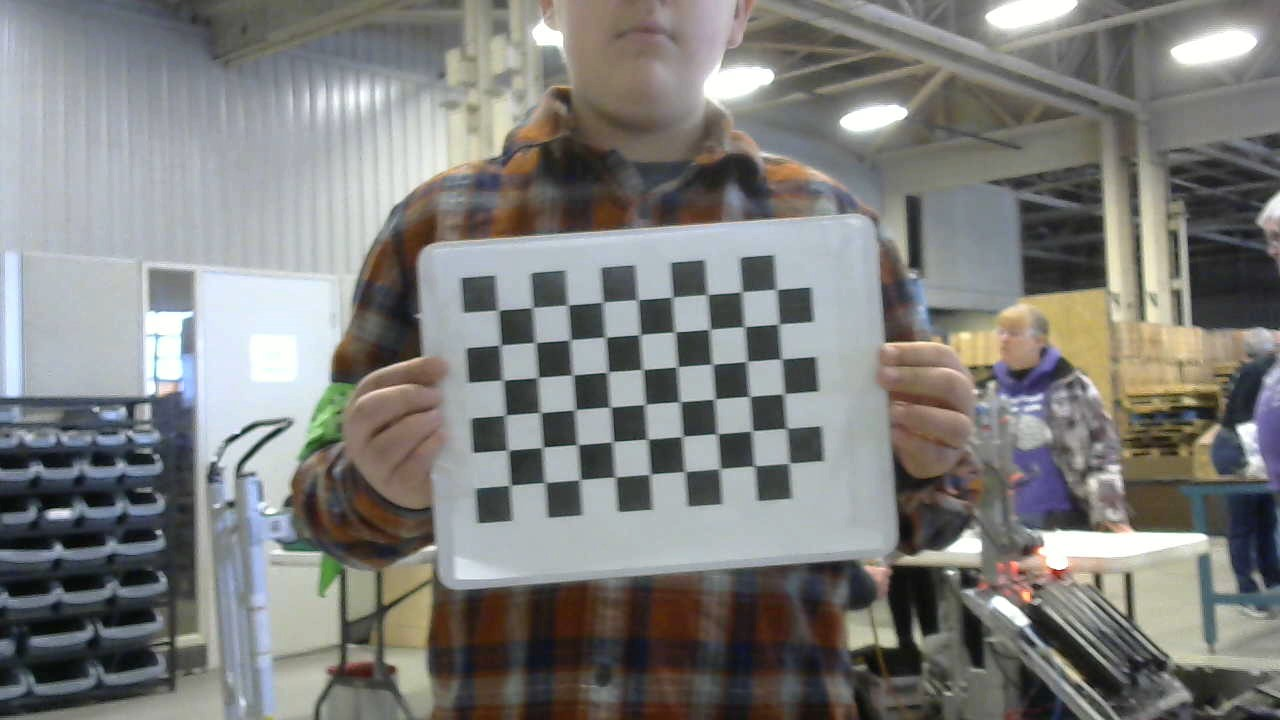
#> input picture Images/Logitech/Checker/1.jpg, 1280 x 720 px; its folder holds only this picture in this run
$ python checker.py   (Python 2 division)
#> lines starting #> are read from the running program, lines starting #| are printed output that depends on the picture; after the words box and inside, x2 and y2 are one past the last pixel; in counts of white or black regions, pixels touching at a corner belong together; long printed decimals are rounded
import numpy as np
import cv2
import glob
import yaml

# termination criteria
criteria = (cv2.TERM_CRITERIA_EPS + cv2.TERM_CRITERIA_MAX_ITER, 30, 0.001)

# prepare object points, like (0,0,0), (1,0,0), (2,0,0) ....,(6,5,0)
cbrow = 6
cbcol = 9

objp = np.zeros((cbrow*cbcol,3), np.float32)
objp[:,:2] = np.mgrid[0:cbcol,0:cbrow].T.reshape(-1,2)

# Arrays to store object points and image points from all the images.
objpoints = [] # 3d point in real world space
imgpoints = [] # 2d points in image plane.

images = glob.glob('Images/Logitech/Checker/*.jpg')

for fname in images:
    img = cv2.imread(fname)
#> img is the input picture: shape (720, 1280, 3); mean B, G, R 124.9, 127, 126.9
    print(img)
#> (printed output is left out)
    gray = cv2.cvtColor(img,cv2.COLOR_BGR2GRAY)
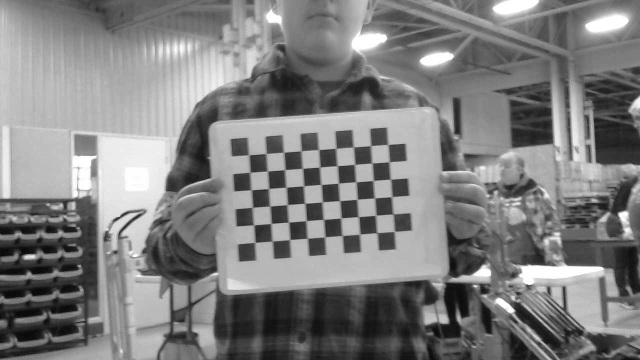
#> gray: shape (720, 1280) (shown at 1/2 size); min 2, max 255, mean 126.8

    # Find the chess board corners
    ret, corners = cv2.findChessboardCorners(gray, (cbcol,cbrow),None)
#> ret = True; corners = 54 rows, first 8: [498.5, 310], [532.5, 308], [567.5, 305.5], [603, 302], [637.5, 300], [671.5, 297], [707.5, 294.5], [741.5, 292]

    # If found, add object points, image points (after refining them)
    if ret == True:
        objpoints.append(objp)

        corners2 = cv2.cornerSubPix(gray,corners,(11,11),(-1,-1),criteria)
#> corners2 = 54 rows, first 8: [498.5, 310.2], [532.7, 307.6], [568.2, 305], [603, 302.1], [637.8, 299.7], [672.6, 297.1], [707.4, 294.6], [741.8, 291.8]
        imgpoints.append(corners2)

        # Draw and display the corners
        img = cv2.drawChessboardCorners(img, (cbcol,cbrow), corners2,ret)
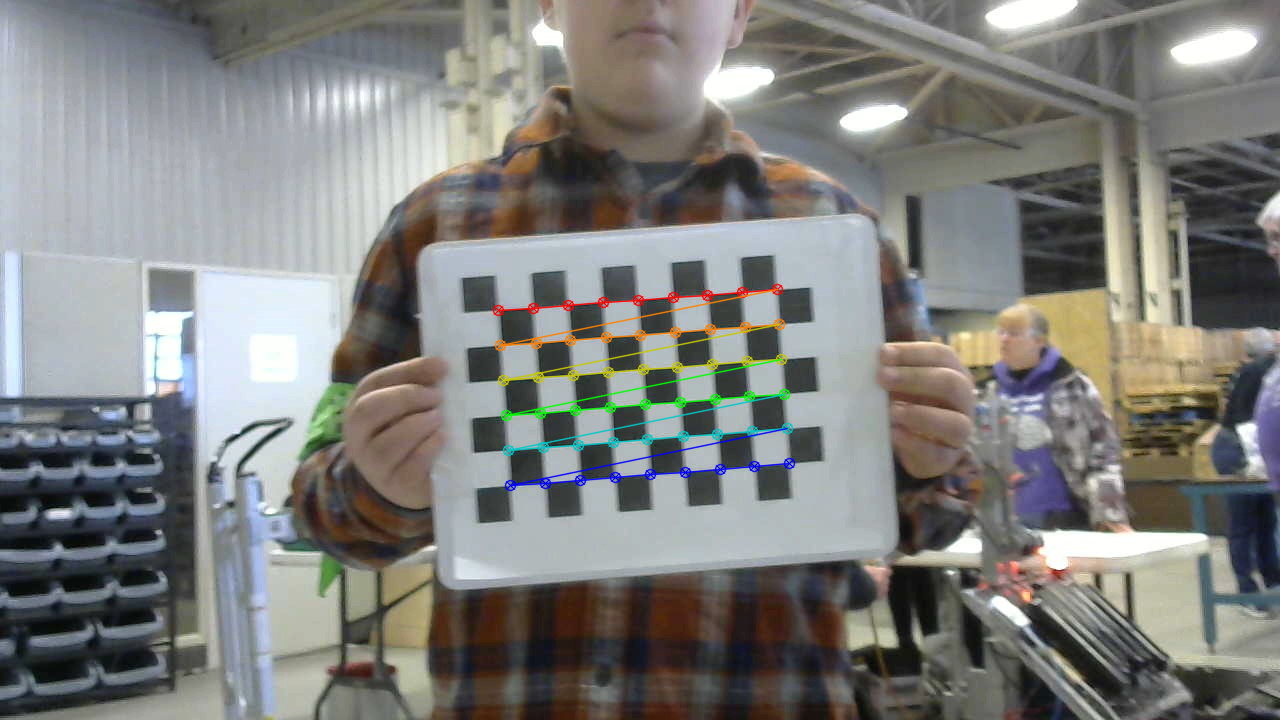
#> img: shape (720, 1280, 3); 1.44% of pixels changed, all inside (x1, y1, x2, y2) = (492, 283, 796, 492)
        cv2.imshow('img', img)
        cv2.imwrite(fname + '-processed.jpg', img)
        cv2.waitKey(500)

cv2.destroyAllWindows()
ret, mtx, dist, rvecs, tvecs = cv2.calibrateCamera(objpoints, imgpoints, gray.shape[::-1],None,None)
#> ret = 0.19; mtx = [[6563.2, 0, 632.7], [0, 6407.2, 301.6], [0, 0, 1]]; dist = [[-7.39, 3454.9, 0.0788, 0.0306, 8.49]]; rvecs = ([0.0295, -0.214, -0.0721],); tvecs = ([-3.76, 0.243, 182.6],)
for fname in images:
    img = cv2.imread(fname)
    h,  w = img.shape[:2]
    newcameramtx, roi=cv2.getOptimalNewCameraMatrix(mtx,dist,(w,h),1,(w,h))
#> newcameramtx = [[7508.6, 0, 639.3], [0, 6522, 310.2], [0, 0, 1]]; roi = (93, 57, 1084, 559)
    dst = cv2.undistort(img, mtx, dist, None, newcameramtx)
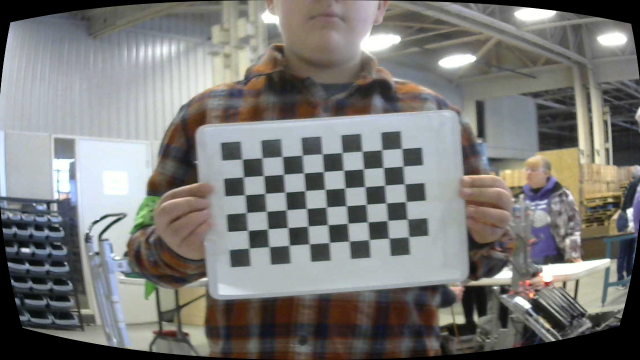
#> dst: shape (720, 1280, 3) (shown at 1/2 size); mean B, G, R 118.4, 120.7, 120.8

    x,y,w,h = roi
#> x = 93; y = 57; w = 1084; h = 559
    dst = dst[y:y+h, x:x+w]
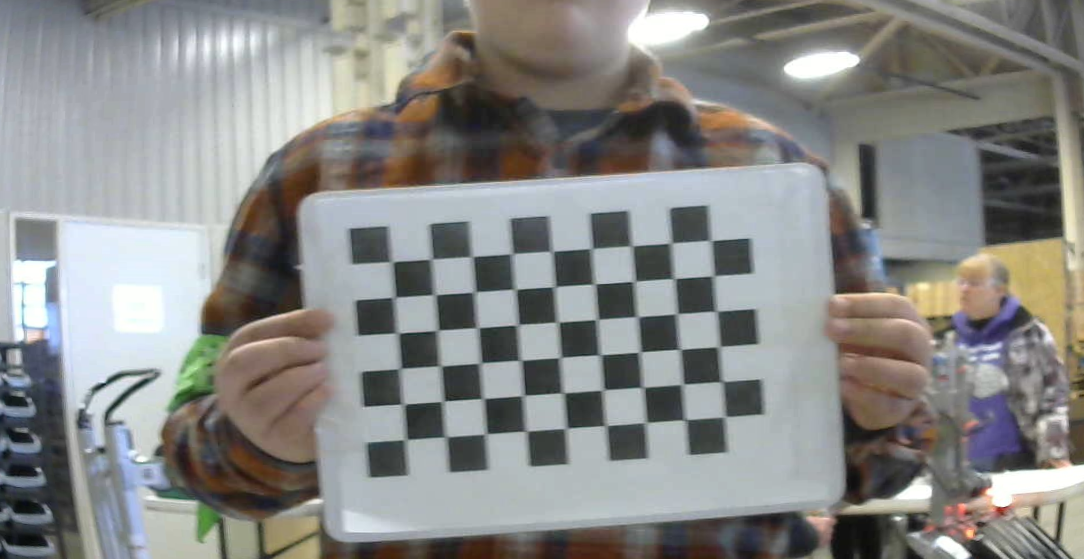
#> dst: shape (559, 1084, 3); mean B, G, R 134.8, 136.8, 136.2
    cv2.imwrite(fname+'calibresult.png',dst)
print ret
#| 0.1903
print "\n\n"
print mtx
#| [[6.56316404e+03 0.00000000e+00 6.32671808e+02]
#|  [0.00000000e+00 6.40724776e+03 3.01599440e+02]
#|  [0.00000000e+00 0.00000000e+00 1.00000000e+00]]
print "\n\n"
print dist
#| [[-7.38541024e+00  3.45485161e+03  7.88233417e-02  3.05611380e-02
#|    8.48994676e+00]]
print "\n\n"
print rvecs
#| (array([[ 0.02949],
#|        [-0.2137],
#|        [-0.07209]]),)
print "\n\n"
print tvecs
#| (array([[ -3.756],
#|        [  0.2429],
#|        [182.601]]),)

data = {'camera_matrics': np.asarray(mtx).tolist(), 'dist_coeff': np.asarray(dist).tolist()}
#> data = {'camera_matrics': [[6563.2, 0, 632.7], [0, 6407.2, 301.6], [0, 0, 1]], 'dist_coeff': [[-7.39, 3454.9, 0.0788, 0.0306, 8.49]]}
with open("calibration.yaml", "w") as f:
    yaml.dump(data, f)
# cv2.destroyAllWindows()

$ run again, on Images/Logitech/Checker/2.jpg
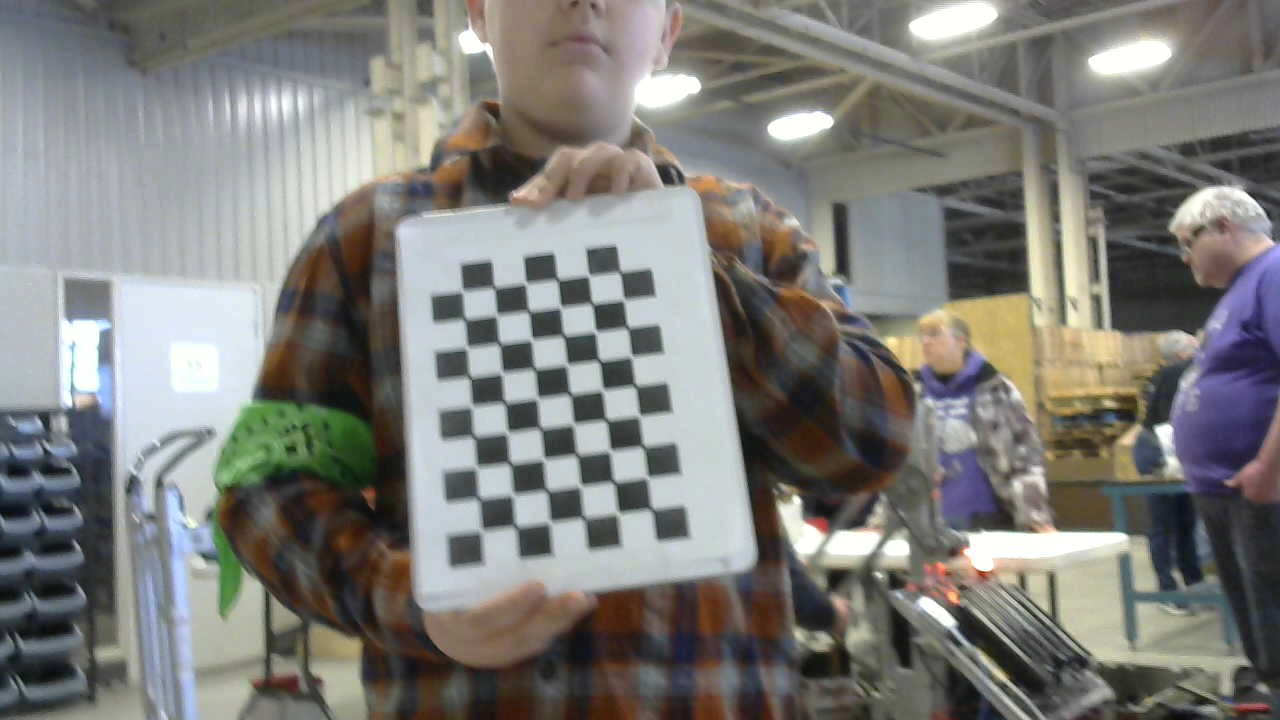
#> input picture Images/Logitech/Checker/2.jpg, 1280 x 720 px
#> img is the input picture: shape (720, 1280, 3); mean B, G, R 121.6, 125.2, 125.9
#> (printed output is left out)
#> `ret, corners = cv2.findChessboardCorners(gray, (cbcol,cbrow),None)`: ret = True; corners = 54 rows, first 8: [481.5, 531], [478.5, 498.5], [476.5, 467.5], [473.5, 436], [471.5, 406.5], [469, 376.5], [466.5, 347.5], [464.9, 316.7]
#> corners2 = 54 rows, first 8: [481.6, 530.2], [479.1, 498.7], [476.6, 467], [473.9, 436.6], [471.8, 406], [470, 377.5], [467, 347.7], [464.9, 319.5]
#> `img = cv2.drawChessboardCorners(img, (cbcol,cbrow), corners2,ret)`:
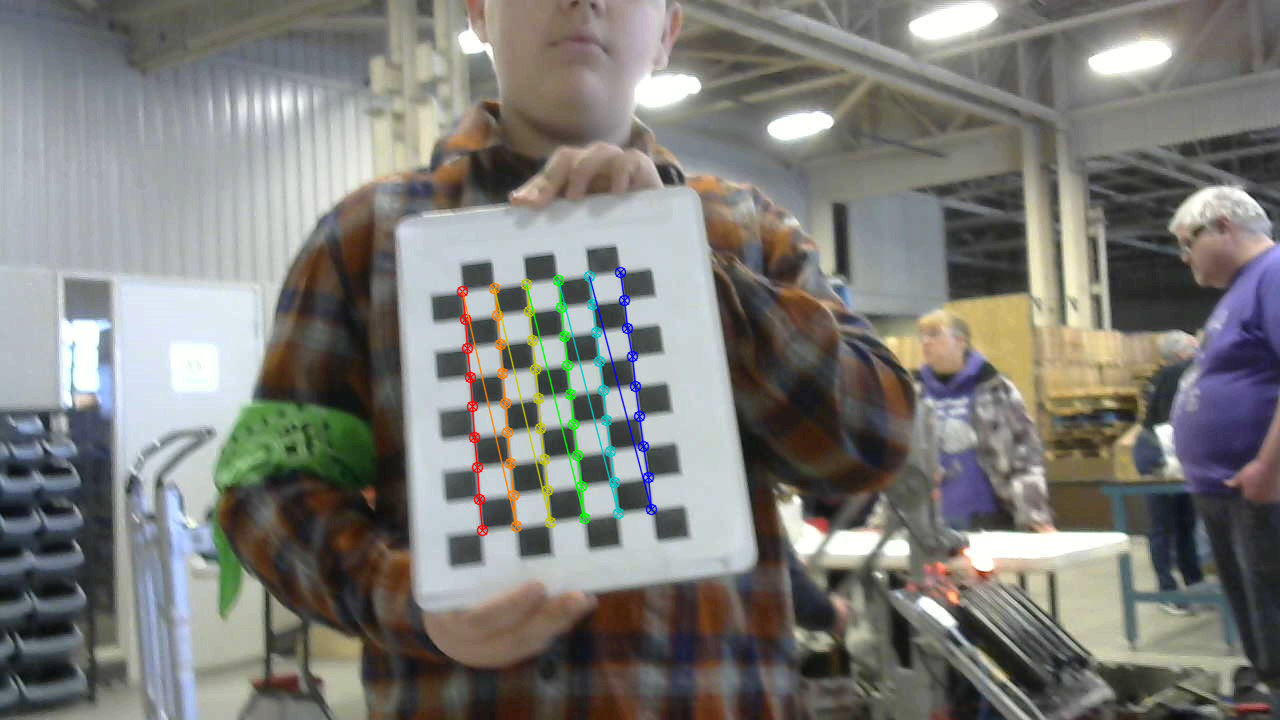
#> img: shape (720, 1280, 3); 1.3% of pixels changed, all inside (x1, y1, x2, y2) = (456, 266, 658, 537)
#> `ret, mtx, dist, rvecs, tvecs = cv2.calibrateCamera(objpoints, imgpoint..`: ret = 0.267; mtx = [[1271.4, 0, 655.3], [0, 1282.6, 398.2], [0, 0, 1]]; dist = [[-1.28, 58.41, -0.0203, -0.0255, -962.5]]; rvecs = ([-0.347, -0.342, -1.67],); tvecs = ([-5.06, 3.87, 36.92],)
#> newcameramtx has the same summary as mtx; roi = (0, 0, 1279, 719)
#> `x,y,w,h = roi`: x = 0; w = 1279; h = 719
#> `dst = dst[y:y+h, x:x+w]`:
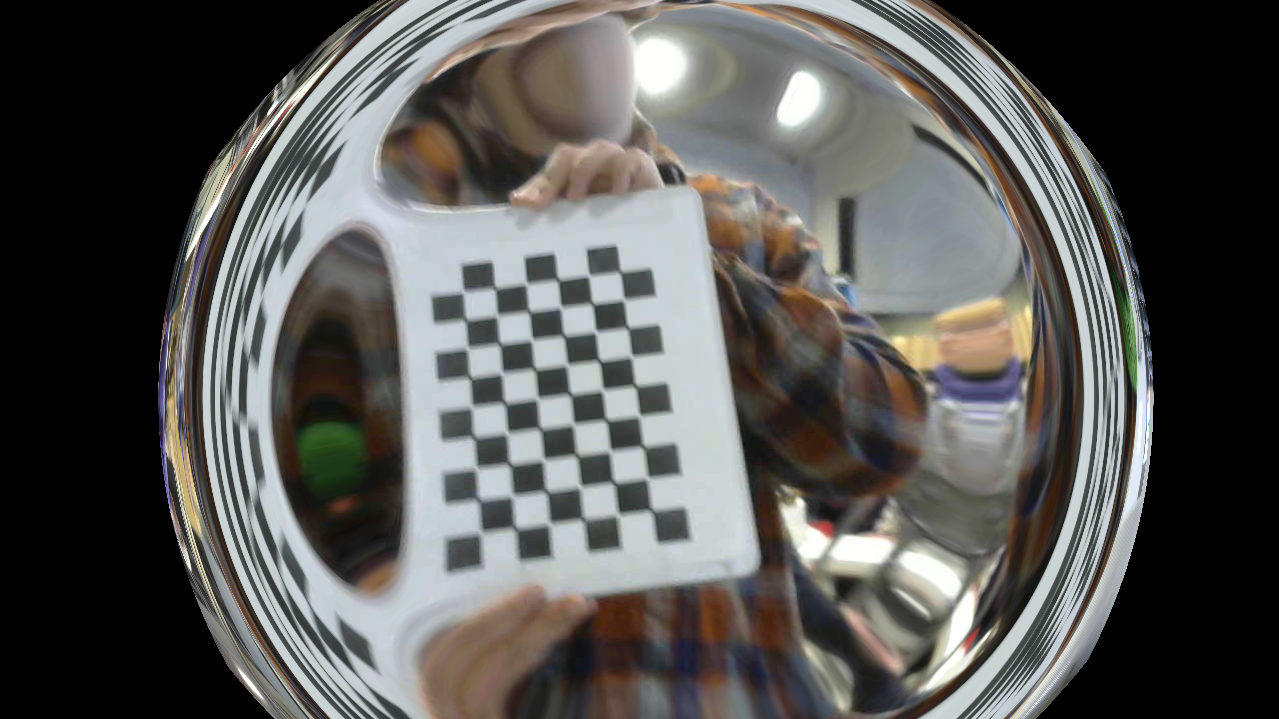
#> dst: shape (719, 1279, 3); mean B, G, R 84.8, 87.2, 87.8
#| 0.2669
#| [[1.27141770e+03 0.00000000e+00 6.55344059e+02]
#|  [0.00000000e+00 1.28258520e+03 3.98170942e+02]
#|  [0.00000000e+00 0.00000000e+00 1.00000000e+00]]
#| [[-1.27978022e+00  5.84115163e+01 -2.02871535e-02 -2.54802127e-02
#|   -9.62530272e+02]]
#| (array([[-0.3468],
#|        [-0.3421],
#|        [-1.675]]),)
#| (array([[-5.062],
#|        [ 3.867 ],
#|        [36.922]]),)
#> data = {'camera_matrics': [[1271.4, 0, 655.3], [0, 1282.6, 398.2], [0, 0, 1]], 'dist_coeff': [[-1.28, 58.41, -0.0203, -0.0255, -962.5]]}

$ run again, on Images/Logitech/Checker/3.jpg
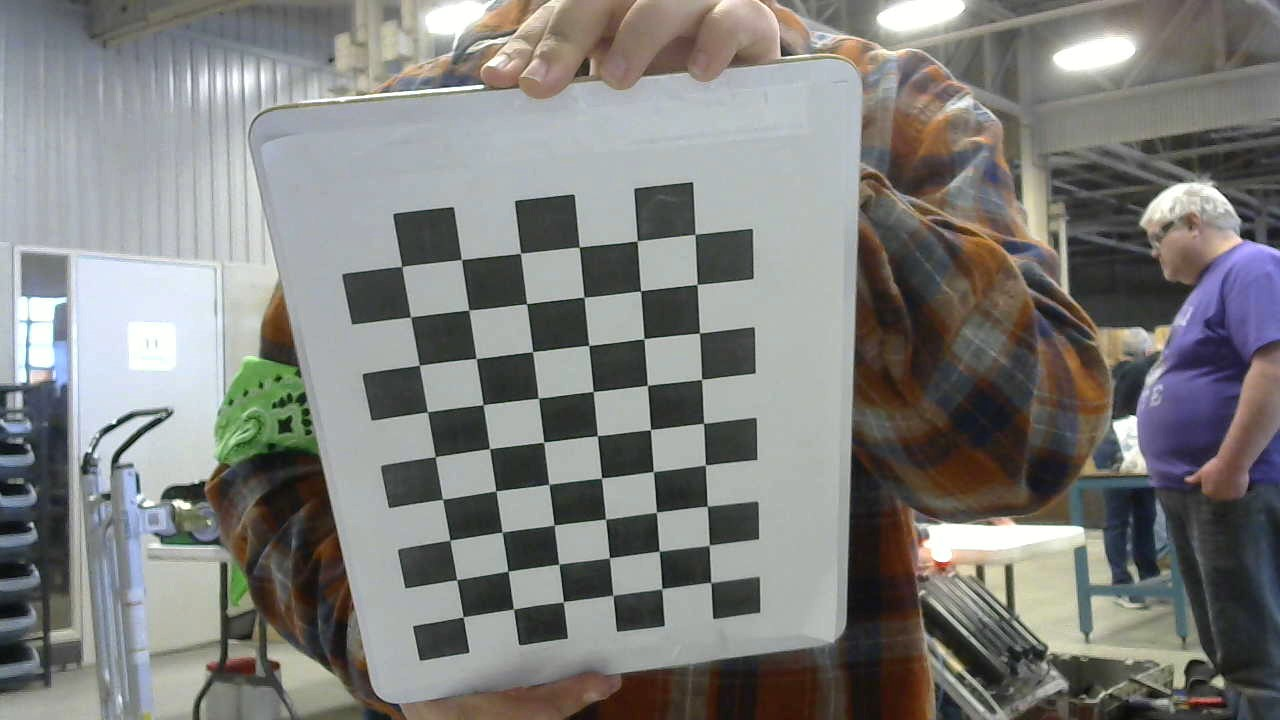
#> input picture Images/Logitech/Checker/3.jpg, 1280 x 720 px
#> img is the input picture: shape (720, 1280, 3); mean B, G, R 124.6, 126.9, 126.8
#> (printed output is left out)
#> `ret, corners = cv2.findChessboardCorners(gray, (cbcol,cbrow),None)`: ret = True; corners = 54 rows, first 8: [462.9, 616.9], [456.5, 579.9], [449.8, 540], [442.9, 499.1], [435, 456.9], [427.3, 411.7], [419.4, 365.3], [410.5, 317]
#> corners2 = 54 rows, first 8: [463.2, 616.9], [456.7, 579.7], [449.9, 540.2], [442.6, 499.3], [435.3, 456.6], [427.4, 411.8], [419.3, 365.2], [410.5, 316.9]
#> `img = cv2.drawChessboardCorners(img, (cbcol,cbrow), corners2,ret)`:
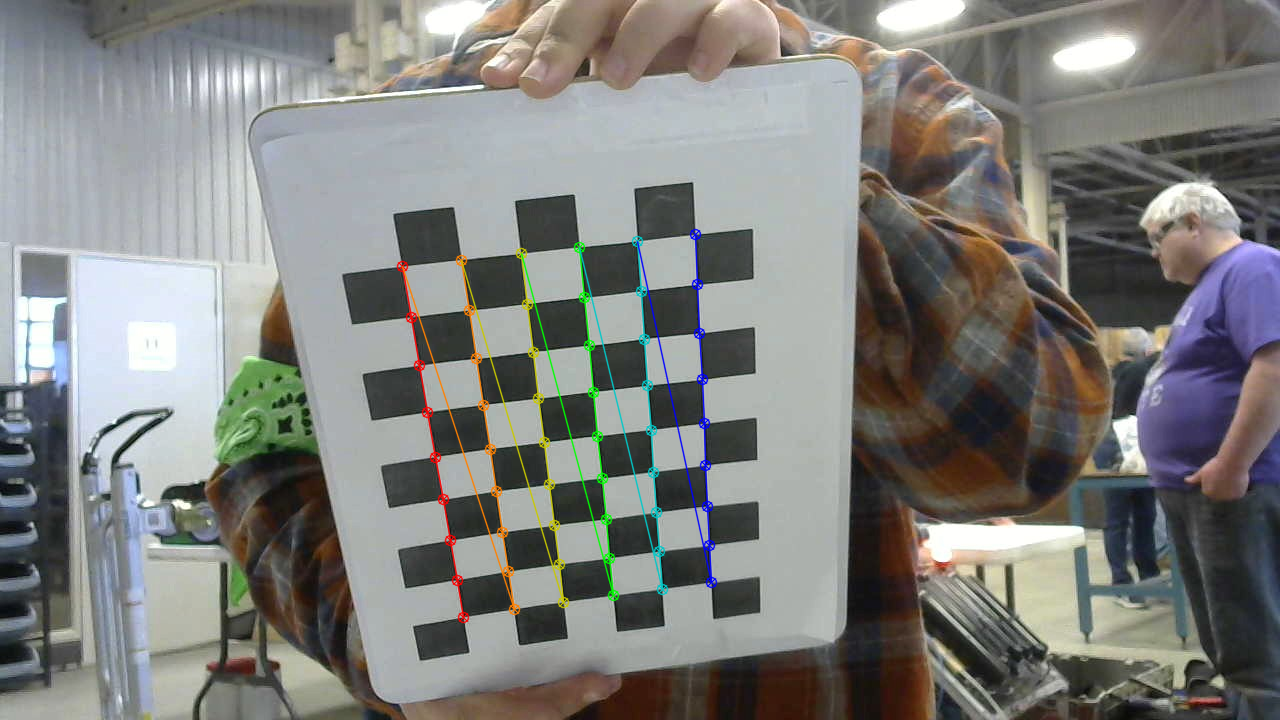
#> img: shape (720, 1280, 3); 1.71% of pixels changed, all inside (x1, y1, x2, y2) = (396, 228, 718, 624)
#> `ret, mtx, dist, rvecs, tvecs = cv2.calibrateCamera(objpoints, imgpoint..`: ret = 0.326; mtx = [[1332.3, 0, 764.4], [0, 1420.6, 268.6], [0, 0, 1]]; dist = [[-0.246, 2.64, 0.0282, 0.00819, -6.67]]; rvecs = ([0.597, 0.37, -1.57],); tvecs = ([-6.05, 6.46, 26.82],)
#> newcameramtx = [[1019.9, 0, 885.9], [0, 1389.4, 278.5], [0, 0, 1]]; roi = (301, 16, 968, 683)
#> `x,y,w,h = roi`: x = 301; y = 16; w = 968; h = 683
#> `dst = dst[y:y+h, x:x+w]`:
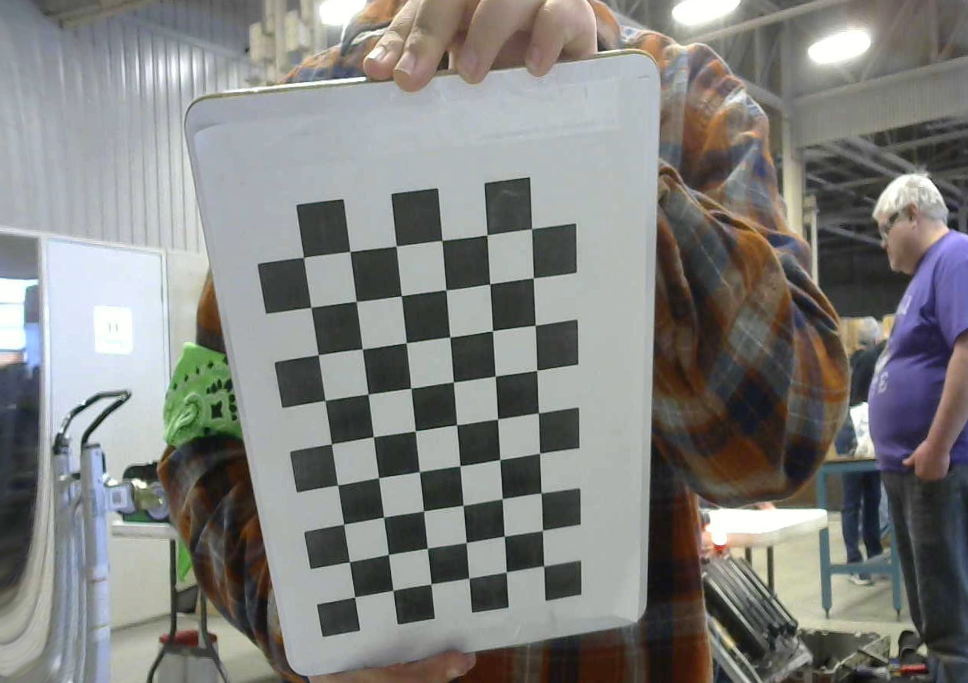
#> dst: shape (683, 968, 3); mean B, G, R 126.9, 129.2, 129
#| 0.3259
#| [[1.33227658e+03 0.00000000e+00 7.64416653e+02]
#|  [0.00000000e+00 1.42060365e+03 2.68624078e+02]
#|  [0.00000000e+00 0.00000000e+00 1.00000000e+00]]
#| [[-0.2461  2.645  0.02822  0.008195 -6.665]]
#| (array([[ 0.597],
#|        [ 0.3697],
#|        [-1.569]]),)
#| (array([[-6.055],
#|        [ 6.457],
#|        [26.817]]),)
#> data = {'camera_matrics': [[1332.3, 0, 764.4], [0, 1420.6, 268.6], [0, 0, 1]], 'dist_coeff': [[-0.246, 2.64, 0.0282, 0.00819, -6.67]]}
